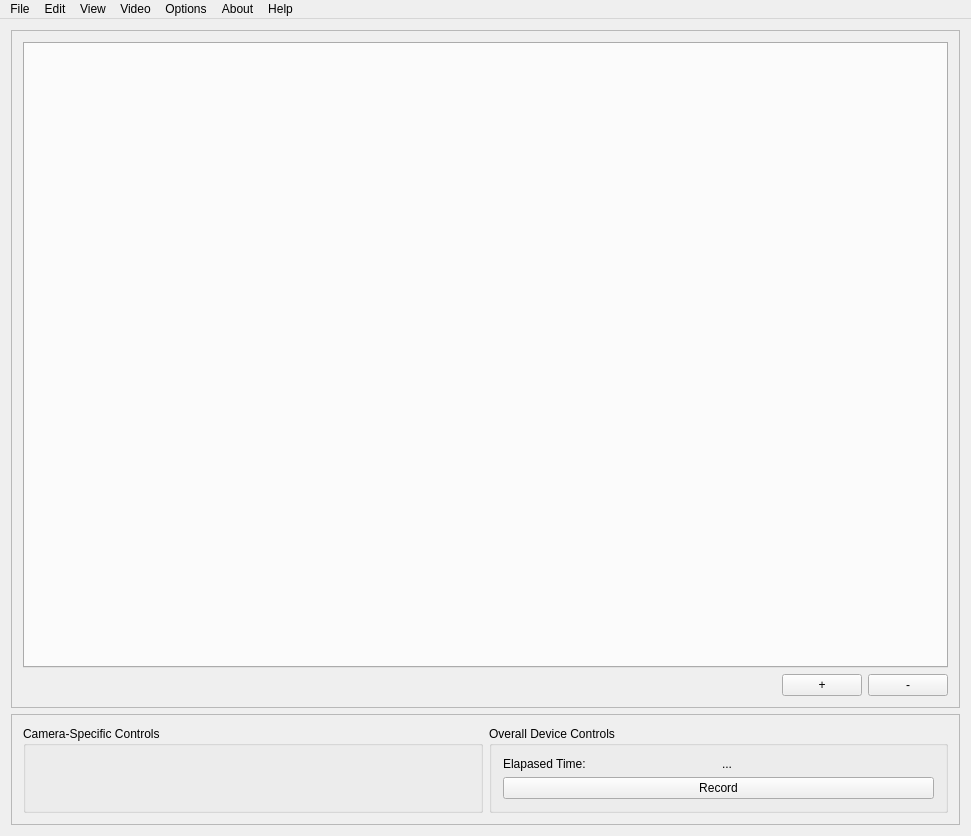
<?xml version="1.0" encoding="UTF-8"?>
<ui version="4.0">
 <class>MainWindowClass</class>
 <widget class="QMainWindow" name="MainWindowClass">
  <property name="geometry">
   <rect>
    <x>0</x>
    <y>0</y>
    <width>971</width>
    <height>836</height>
   </rect>
  </property>
  <property name="windowTitle">
   <string>MainWindow</string>
  </property>
  <widget class="QWidget" name="centralWidget">
   <layout class="QVBoxLayout" name="verticalLayout_2">
    <item>
     <widget class="QFrame" name="frame_2">
      <property name="frameShape">
       <enum>QFrame::Shape::StyledPanel</enum>
      </property>
      <property name="frameShadow">
       <enum>QFrame::Shadow::Raised</enum>
      </property>
      <layout class="QGridLayout" name="gridLayout_2">
       <item row="1" column="2">
        <widget class="QPushButton" name="buttonAddSensor">
         <property name="text">
          <string>+</string>
         </property>
        </widget>
       </item>
       <item row="1" column="3">
        <widget class="QPushButton" name="buttonRemoveSensor">
         <property name="text">
          <string>-</string>
         </property>
        </widget>
       </item>
       <item row="1" column="0">
        <spacer name="horizontalSpacer">
         <property name="orientation">
          <enum>Qt::Orientation::Horizontal</enum>
         </property>
         <property name="sizeHint" stdset="0">
          <size>
           <width>40</width>
           <height>20</height>
          </size>
         </property>
        </spacer>
       </item>
       <item row="0" column="0" colspan="4">
        <widget class="QTabWidget" name="tabCameras">
         <property name="currentIndex">
          <number>-1</number>
         </property>
        </widget>
       </item>
      </layout>
     </widget>
    </item>
    <item>
     <widget class="QFrame" name="frame">
      <property name="frameShape">
       <enum>QFrame::Shape::StyledPanel</enum>
      </property>
      <property name="frameShadow">
       <enum>QFrame::Shadow::Raised</enum>
      </property>
      <layout class="QHBoxLayout" name="horizontalLayout">
       <item>
        <widget class="QGroupBox" name="groupBox_4">
         <property name="title">
          <string>Camera-Specific Controls</string>
         </property>
         <layout class="QVBoxLayout" name="verticalLayout">
          <item>
           <widget class="CameraControls" name="cameraControls" native="true"/>
          </item>
         </layout>
        </widget>
       </item>
       <item>
        <widget class="QGroupBox" name="groupBox_3">
         <property name="title">
          <string>Overall Device Controls</string>
         </property>
         <layout class="QGridLayout" name="gridLayout">
          <item row="0" column="0">
           <widget class="QLabel" name="label">
            <property name="text">
             <string>Elapased Time:</string>
            </property>
           </widget>
          </item>
          <item row="1" column="0" colspan="2">
           <widget class="QPushButton" name="buttonRecord">
            <property name="text">
             <string>Record</string>
            </property>
           </widget>
          </item>
          <item row="0" column="1">
           <widget class="QLabel" name="labelElapsed">
            <property name="text">
             <string>...</string>
            </property>
           </widget>
          </item>
         </layout>
        </widget>
       </item>
      </layout>
     </widget>
    </item>
   </layout>
  </widget>
  <widget class="QMenuBar" name="menuBar">
   <property name="geometry">
    <rect>
     <x>0</x>
     <y>0</y>
     <width>971</width>
     <height>21</height>
    </rect>
   </property>
   <widget class="QMenu" name="menuFile">
    <property name="title">
     <string>File</string>
    </property>
    <addaction name="separator"/>
    <addaction name="actionQuit"/>
    <addaction name="actionRestart"/>
   </widget>
   <widget class="QMenu" name="menuEdit">
    <property name="title">
     <string>Edit</string>
    </property>
   </widget>
   <widget class="QMenu" name="menuOptions">
    <property name="title">
     <string>Options</string>
    </property>
    <addaction name="actionCameraProperties"/>
   </widget>
   <widget class="QMenu" name="menuHelp">
    <property name="title">
     <string>Help</string>
    </property>
    <addaction name="actionQuick_Start_Guide"/>
   </widget>
   <widget class="QMenu" name="menuVideo">
    <property name="title">
     <string>Video</string>
    </property>
    <addaction name="actionRecord"/>
    <addaction name="actionOpen_Output_Directory"/>
   </widget>
   <widget class="QMenu" name="menuView">
    <property name="title">
     <string>View</string>
    </property>
   </widget>
   <widget class="QMenu" name="menuAbout">
    <property name="title">
     <string>About</string>
    </property>
    <addaction name="actionGitHub"/>
    <addaction name="actionCredits"/>
   </widget>
   <addaction name="menuFile"/>
   <addaction name="menuEdit"/>
   <addaction name="menuView"/>
   <addaction name="menuVideo"/>
   <addaction name="menuOptions"/>
   <addaction name="menuAbout"/>
   <addaction name="menuHelp"/>
  </widget>
  <action name="actionQuit">
   <property name="text">
    <string>Quit</string>
   </property>
  </action>
  <action name="actionRestart">
   <property name="text">
    <string>Restart</string>
   </property>
  </action>
  <action name="actionRecord">
   <property name="text">
    <string>Record</string>
   </property>
  </action>
  <action name="actionOpen_Output_Directory">
   <property name="text">
    <string>Open Output Directory</string>
   </property>
  </action>
  <action name="actionGitHub">
   <property name="text">
    <string>GitHub</string>
   </property>
  </action>
  <action name="actionCredits">
   <property name="text">
    <string>Credits</string>
   </property>
  </action>
  <action name="actionQuick_Start_Guide">
   <property name="text">
    <string>Quick Start Guide</string>
   </property>
  </action>
  <action name="actionCameraProperties">
   <property name="text">
    <string>Camera Properties</string>
   </property>
  </action>
 </widget>
 <layoutdefault spacing="6" margin="11"/>
 <customwidgets>
  <customwidget>
   <class>CameraControls</class>
   <extends>QWidget</extends>
   <header>Widgets/CameraControls/cameracontrols.h</header>
   <container>1</container>
  </customwidget>
 </customwidgets>
 <resources>
  <include location="../MainWindow.qrc"/>
 </resources>
 <connections/>
</ui>
